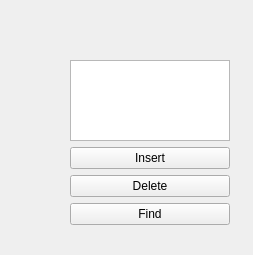
<?xml version="1.0" encoding="UTF-8"?>
<ui version="4.0">
 <class>Form</class>
 <widget class="QWidget" name="Form">
  <property name="geometry">
   <rect>
    <x>0</x>
    <y>0</y>
    <width>253</width>
    <height>255</height>
   </rect>
  </property>
  <property name="windowTitle">
   <string>Form</string>
  </property>
  <widget class="QWidget" name="verticalLayoutWidget">
   <property name="geometry">
    <rect>
     <x>70</x>
     <y>60</y>
     <width>160</width>
     <height>165</height>
    </rect>
   </property>
   <layout class="QVBoxLayout" name="verticalLayout">
    <item>
     <widget class="QTextEdit" name="textEditField"/>
    </item>
    <item>
     <widget class="QPushButton" name="InsertButton">
      <property name="text">
       <string>Insert</string>
      </property>
     </widget>
    </item>
    <item>
     <widget class="QPushButton" name="DeleteButton">
      <property name="text">
       <string>Delete</string>
      </property>
     </widget>
    </item>
    <item>
     <widget class="QPushButton" name="FindButton">
      <property name="text">
       <string>Find</string>
      </property>
     </widget>
    </item>
   </layout>
  </widget>
 </widget>
 <resources/>
 <connections/>
</ui>
